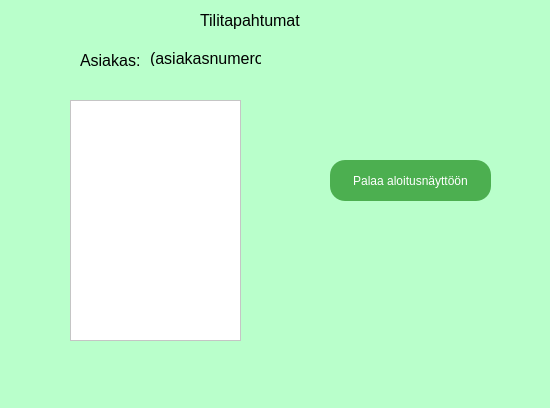
<?xml version="1.0" encoding="UTF-8"?>
<ui version="4.0">
 <class>tilitapahtumat</class>
 <widget class="QWidget" name="tilitapahtumat">
  <property name="geometry">
   <rect>
    <x>0</x>
    <y>0</y>
    <width>550</width>
    <height>408</height>
   </rect>
  </property>
  <property name="windowTitle">
   <string>Form</string>
  </property>
  <property name="styleSheet">
   <string notr="true">background-color: rgb(185, 255, 203);</string>
  </property>
  <widget class="QLabel" name="label">
   <property name="geometry">
    <rect>
     <x>200</x>
     <y>10</y>
     <width>101</width>
     <height>21</height>
    </rect>
   </property>
   <property name="font">
    <font>
     <pointsize>12</pointsize>
    </font>
   </property>
   <property name="text">
    <string>Tilitapahtumat</string>
   </property>
  </widget>
  <widget class="QTextBrowser" name="tilitapahtumabox">
   <property name="geometry">
    <rect>
     <x>70</x>
     <y>100</y>
     <width>171</width>
     <height>241</height>
    </rect>
   </property>
   <property name="styleSheet">
    <string notr="true">background-color: rgb(255, 255, 255);</string>
   </property>
  </widget>
  <widget class="QPushButton" name="alkuun_3">
   <property name="geometry">
    <rect>
     <x>330</x>
     <y>160</y>
     <width>161</width>
     <height>41</height>
    </rect>
   </property>
   <property name="styleSheet">
    <string notr="true">display: inline-block;
  padding: 10px 20px;
  font-size: 12px;
  cursor: pointer;
  text-align: center;
  text-decoration: none;
  outline: none;
  color: #fff;
  background-color: #4CAF50;
  border: none;
  border-radius: 15px;
  box-shadow: 0 9px #999;</string>
   </property>
   <property name="text">
    <string>Palaa aloitusnäyttöön</string>
   </property>
  </widget>
  <widget class="QLabel" name="label_2">
   <property name="geometry">
    <rect>
     <x>80</x>
     <y>50</y>
     <width>61</width>
     <height>21</height>
    </rect>
   </property>
   <property name="font">
    <font>
     <pointsize>12</pointsize>
    </font>
   </property>
   <property name="text">
    <string>Asiakas:</string>
   </property>
  </widget>
  <widget class="QLabel" name="asiakasnro">
   <property name="geometry">
    <rect>
     <x>150</x>
     <y>50</y>
     <width>111</width>
     <height>16</height>
    </rect>
   </property>
   <property name="font">
    <font>
     <pointsize>12</pointsize>
    </font>
   </property>
   <property name="text">
    <string>(asiakasnumero)</string>
   </property>
  </widget>
 </widget>
 <resources/>
 <connections/>
</ui>
